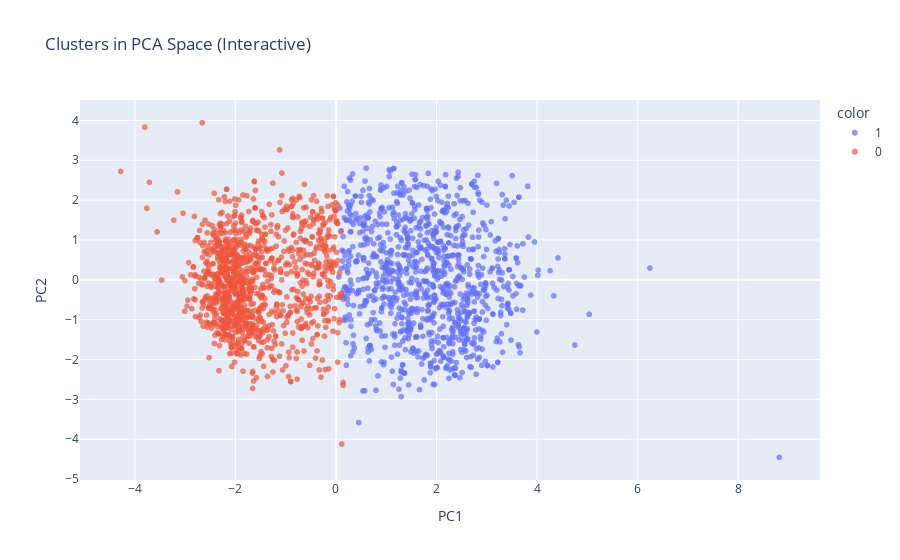

Notebook code cell kept with this figure:
### Markdown cell above
### 14.2 PCA Scatter by Cluster

### Code cell
fig = px.scatter(
    x=X_pca[:, 0],
    y=X_pca[:, 1],
    color=df_plot["Cluster"],
    labels={"x": "PC1", "y": "PC2"},
    title="Clusters in PCA Space (Interactive)",
    opacity=0.7
)
fig.show()

### Figure 1 — Plotly figure (JSON) as saved in the notebook; plotly's stock layout.template omitted (floating-point values rounded to 4 significant figures; data arrays with more than 128 entries replaced by an {"elided": "..."} marker saying what was removed)
{"data": [{"hovertemplate": "color=1<br>PC1=%{x}<br>PC2=%{y}<extra></extra>", "legendgroup": "1", "marker": {"color": "#636efa", "opacity": 0.7, "symbol": "circle"}, "mode": "markers", "name": "1", "showlegend": true, "type": "scattergl", "x": {"elided": "1040 float values"}, "xaxis": "x", "y": {"elided": "1040 float values"}, "yaxis": "y"}, {"hovertemplate": "color=0<br>PC1=%{x}<br>PC2=%{y}<extra></extra>", "legendgroup": "0", "marker": {"color": "#EF553B", "opacity": 0.7, "symbol": "circle"}, "mode": "markers", "name": "0", "showlegend": true, "type": "scattergl", "x": {"elided": "1176 float values"}, "xaxis": "x", "y": {"elided": "1176 float values"}, "yaxis": "y"}], "layout": {"legend": {"title": {"text": "color"}, "tracegroupgap": 0}, "title": {"text": "Clusters in PCA Space (Interactive)"}, "xaxis": {"anchor": "y", "domain": [0, 1], "title": {"text": "PC1"}}, "yaxis": {"anchor": "x", "domain": [0, 1], "title": {"text": "PC2"}}}}
